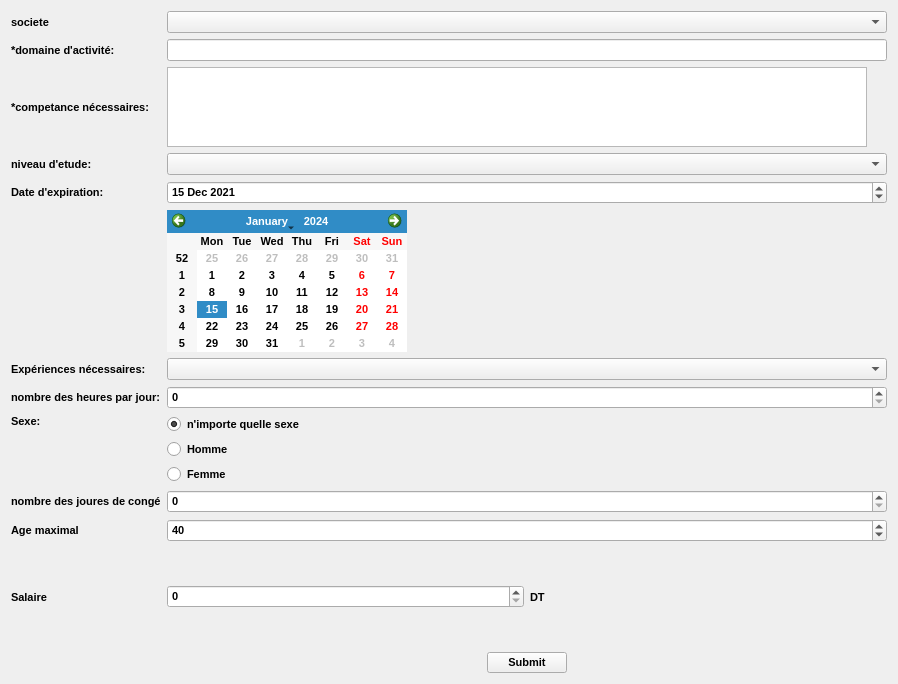
         <widget class="QWidget" name="scrollAreaWidgetContents_4">
          <property name="geometry">
           <rect>
            <x>0</x>
            <y>0</y>
            <width>898</width>
            <height>684</height>
           </rect>
          </property>
          <layout class="QHBoxLayout" name="horizontalLayout_5">
           <item>
            <layout class="QGridLayout" name="gridLayout_2">
             <item row="5" column="0">
              <widget class="QLabel" name="label_3">
               <property name="font">
                <font>
                 <family>MS Shell Dlg 2</family>
                 <pointsize>8</pointsize>
                 <weight>75</weight>
                 <bold>true</bold>
                </font>
               </property>
               <property name="mouseTracking">
                <bool>true</bool>
               </property>
               <property name="text">
                <string>Date d'expiration:</string>
               </property>
              </widget>
             </item>
             <item row="11" column="0">
              <widget class="QLabel" name="o_label_8">
               <property name="font">
                <font>
                 <family>MS Shell Dlg 2</family>
                 <pointsize>8</pointsize>
                 <weight>75</weight>
                 <bold>true</bold>
                </font>
               </property>
               <property name="mouseTracking">
                <bool>true</bool>
               </property>
               <property name="text">
                <string>Age maximal</string>
               </property>
              </widget>
             </item>
             <item row="10" column="1">
              <widget class="QSpinBox" name="o_spinBox">
               <property name="font">
                <font>
                 <family>MS Shell Dlg 2</family>
                 <pointsize>8</pointsize>
                 <weight>75</weight>
                 <bold>true</bold>
                </font>
               </property>
               <property name="mouseTracking">
                <bool>true</bool>
               </property>
              </widget>
             </item>
             <item row="7" column="0">
              <widget class="QLabel" name="o_label_5">
               <property name="font">
                <font>
                 <family>MS Shell Dlg 2</family>
                 <pointsize>8</pointsize>
                 <weight>75</weight>
                 <bold>true</bold>
                </font>
               </property>
               <property name="mouseTracking">
                <bool>true</bool>
               </property>
               <property name="text">
                <string>Expériences nécessaires:</string>
               </property>
              </widget>
             </item>
             <item row="6" column="1">
              <widget class="QCalendarWidget" name="o_calendarWidget">
               <property name="sizePolicy">
                <sizepolicy hsizetype="Fixed" vsizetype="Fixed">
                 <horstretch>0</horstretch>
                 <verstretch>0</verstretch>
                </sizepolicy>
               </property>
               <property name="font">
                <font>
                 <family>MS Shell Dlg 2</family>
                 <pointsize>8</pointsize>
                 <weight>75</weight>
                 <bold>true</bold>
                </font>
               </property>
               <property name="mouseTracking">
                <bool>true</bool>
               </property>
              </widget>
             </item>
             <item row="9" column="0" alignment="Qt::AlignTop">
              <widget class="QLabel" name="o_label_7">
               <property name="font">
                <font>
                 <family>MS Shell Dlg 2</family>
                 <pointsize>8</pointsize>
                 <weight>75</weight>
                 <bold>true</bold>
                </font>
               </property>
               <property name="mouseTracking">
                <bool>true</bool>
               </property>
               <property name="text">
                <string>Sexe:</string>
               </property>
              </widget>
             </item>
             <item row="5" column="1">
              <widget class="QDateEdit" name="dat">
               <property name="font">
                <font>
                 <family>MS Shell Dlg 2</family>
                 <pointsize>8</pointsize>
                 <weight>75</weight>
                 <bold>true</bold>
                </font>
               </property>
               <property name="mouseTracking">
                <bool>true</bool>
               </property>
               <property name="dateTime">
                <datetime>
                 <hour>0</hour>
                 <minute>0</minute>
                 <second>0</second>
                 <year>2021</year>
                 <month>12</month>
                 <day>15</day>
                </datetime>
               </property>
               <property name="date">
                <date>
                 <year>2021</year>
                 <month>12</month>
                 <day>15</day>
                </date>
               </property>
              </widget>
             </item>
             <item row="4" column="0">
              <widget class="QLabel" name="label_4">
               <property name="font">
                <font>
                 <family>MS Shell Dlg 2</family>
                 <pointsize>8</pointsize>
                 <weight>75</weight>
                 <bold>true</bold>
                </font>
               </property>
               <property name="mouseTracking">
                <bool>true</bool>
               </property>
               <property name="text">
                <string>niveau d'etude:</string>
               </property>
              </widget>
             </item>
             <item row="1" column="0">
              <widget class="QLabel" name="o_label">
               <property name="font">
                <font>
                 <family>MS Shell Dlg 2</family>
                 <pointsize>8</pointsize>
                 <weight>75</weight>
                 <bold>true</bold>
                </font>
               </property>
               <property name="mouseTracking">
                <bool>true</bool>
               </property>
               <property name="text">
                <string>*domaine d'activité:</string>
               </property>
              </widget>
             </item>
             <item row="14" column="0">
              <widget class="QLabel" name="o_label_9">
               <property name="font">
                <font>
                 <family>MS Shell Dlg 2</family>
                 <pointsize>8</pointsize>
                 <weight>75</weight>
                 <bold>true</bold>
                </font>
               </property>
               <property name="mouseTracking">
                <bool>true</bool>
               </property>
               <property name="text">
                <string>Salaire</string>
               </property>
              </widget>
             </item>
             <item row="15" column="1">
              <layout class="QHBoxLayout" name="horizontalLayout_7">
               <item>
                <spacer name="horizontalSpacer_3">
                 <property name="font">
                  <font>
                   <family>MS Shell Dlg 2</family>
                   <pointsize>8</pointsize>
                   <weight>75</weight>
                   <bold>true</bold>
                  </font>
                 </property>
                 <property name="mouseTracking">
                  <bool>true</bool>
                 </property>
                 <property name="orientation">
                  <enum>Qt::Horizontal</enum>
                 </property>
                 <property name="sizeHint" stdset="0">
                  <size>
                   <width>40</width>
                   <height>20</height>
                  </size>
                 </property>
                </spacer>
               </item>
               <item>
                <widget class="QPushButton" name="submit">
                 <property name="font">
                  <font>
                   <family>MS Shell Dlg 2</family>
                   <pointsize>8</pointsize>
                   <weight>75</weight>
                   <bold>true</bold>
                  </font>
                 </property>
                 <property name="mouseTracking">
                  <bool>true</bool>
                 </property>
                 <property name="text">
                  <string>Submit</string>
                 </property>
                </widget>
               </item>
               <item>
                <spacer name="horizontalSpacer">
                 <property name="font">
                  <font>
                   <family>MS Shell Dlg 2</family>
                   <pointsize>8</pointsize>
                   <weight>75</weight>
                   <bold>true</bold>
                  </font>
                 </property>
                 <property name="mouseTracking">
                  <bool>true</bool>
                 </property>
                 <property name="orientation">
                  <enum>Qt::Horizontal</enum>
                 </property>
                 <property name="sizeHint" stdset="0">
                  <size>
                   <width>40</width>
                   <height>20</height>
                  </size>
                 </property>
                </spacer>
               </item>
              </layout>
             </item>
             <item row="8" column="1">
              <widget class="QSpinBox" name="njconge">
               <property name="font">
                <font>
                 <family>MS Shell Dlg 2</family>
                 <pointsize>8</pointsize>
                 <weight>75</weight>
                 <bold>true</bold>
                </font>
               </property>
               <property name="cursor">
                <cursorShape>IBeamCursor</cursorShape>
               </property>
               <property name="mouseTracking">
                <bool>true</bool>
               </property>
               <property name="maximum">
                <number>23</number>
               </property>
              </widget>
             </item>
             <item row="10" column="0">
              <widget class="QLabel" name="o_label_38">
               <property name="font">
                <font>
                 <family>MS Shell Dlg 2</family>
                 <pointsize>8</pointsize>
                 <weight>75</weight>
                 <bold>true</bold>
                </font>
               </property>
               <property name="mouseTracking">
                <bool>true</bool>
               </property>
               <property name="text">
                <string>nombre des joures de congé</string>
               </property>
              </widget>
             </item>
             <item row="11" column="1">
              <widget class="QSpinBox" name="age">
               <property name="font">
                <font>
                 <family>MS Shell Dlg 2</family>
                 <pointsize>8</pointsize>
                 <weight>75</weight>
                 <bold>true</bold>
                </font>
               </property>
               <property name="mouseTracking">
                <bool>true</bool>
               </property>
               <property name="value">
                <number>40</number>
               </property>
              </widget>
             </item>
             <item row="1" column="1">
              <widget class="QLineEdit" name="domaine">
               <property name="font">
                <font>
                 <family>MS Shell Dlg 2</family>
                 <pointsize>8</pointsize>
                 <weight>75</weight>
                 <bold>true</bold>
                </font>
               </property>
               <property name="mouseTracking">
                <bool>true</bool>
               </property>
              </widget>
             </item>
             <item row="8" column="0">
              <widget class="QLabel" name="o_label_6">
               <property name="font">
                <font>
                 <family>MS Shell Dlg 2</family>
                 <pointsize>8</pointsize>
                 <weight>75</weight>
                 <bold>true</bold>
                </font>
               </property>
               <property name="mouseTracking">
                <bool>true</bool>
               </property>
               <property name="text">
                <string>nombre des heures par jour:</string>
               </property>
              </widget>
             </item>
             <item row="7" column="1">
              <widget class="QComboBox" name="experience">
               <property name="font">
                <font>
                 <family>MS Shell Dlg 2</family>
                 <pointsize>8</pointsize>
                 <weight>75</weight>
                 <bold>true</bold>
                </font>
               </property>
               <property name="mouseTracking">
                <bool>true</bool>
               </property>
              </widget>
             </item>
             <item row="4" column="1">
              <widget class="QComboBox" name="niveau">
               <property name="font">
                <font>
                 <family>MS Shell Dlg 2</family>
                 <pointsize>8</pointsize>
                 <weight>75</weight>
                 <bold>true</bold>
                </font>
               </property>
               <property name="mouseTracking">
                <bool>true</bool>
               </property>
              </widget>
             </item>
             <item row="2" column="0">
              <widget class="QLabel" name="o_label_2">
               <property name="font">
                <font>
                 <family>MS Shell Dlg 2</family>
                 <pointsize>8</pointsize>
                 <weight>75</weight>
                 <bold>true</bold>
                </font>
               </property>
               <property name="mouseTracking">
                <bool>true</bool>
               </property>
               <property name="text">
                <string>*competance nécessaires:</string>
               </property>
              </widget>
             </item>
             <item row="9" column="1">
              <layout class="QVBoxLayout" name="verticalLayout">
               <item>
                <widget class="QRadioButton" name="o_radioButton">
                 <property name="enabled">
                  <bool>true</bool>
                 </property>
                 <property name="font">
                  <font>
                   <family>MS Shell Dlg 2</family>
                   <pointsize>8</pointsize>
                   <weight>75</weight>
                   <bold>true</bold>
                  </font>
                 </property>
                 <property name="mouseTracking">
                  <bool>true</bool>
                 </property>
                 <property name="text">
                  <string>n'importe quelle sexe</string>
                 </property>
                 <property name="checked">
                  <bool>true</bool>
                 </property>
                </widget>
               </item>
               <item>
                <widget class="QRadioButton" name="o_radioButton_3">
                 <property name="font">
                  <font>
                   <family>MS Shell Dlg 2</family>
                   <pointsize>8</pointsize>
                   <weight>75</weight>
                   <bold>true</bold>
                  </font>
                 </property>
                 <property name="mouseTracking">
                  <bool>true</bool>
                 </property>
                 <property name="text">
                  <string>Homme</string>
                 </property>
                </widget>
               </item>
               <item>
                <widget class="QRadioButton" name="o_radioButton_2">
                 <property name="font">
                  <font>
                   <family>MS Shell Dlg 2</family>
                   <pointsize>8</pointsize>
                   <weight>75</weight>
                   <bold>true</bold>
                  </font>
                 </property>
                 <property name="mouseTracking">
                  <bool>true</bool>
                 </property>
                 <property name="text">
                  <string>Femme</string>
                 </property>
                </widget>
               </item>
              </layout>
             </item>
             <item row="2" column="1">
              <widget class="QPlainTextEdit" name="competance">
               <property name="maximumSize">
                <size>
                 <width>700</width>
                 <height>80</height>
                </size>
               </property>
               <property name="font">
                <font>
                 <family>MS Shell Dlg 2</family>
                 <pointsize>8</pointsize>
                 <weight>75</weight>
                 <bold>true</bold>
                </font>
               </property>
               <property name="cursor" stdset="0">
                <cursorShape>IBeamCursor</cursorShape>
               </property>
               <property name="mouseTracking">
                <bool>true</bool>
               </property>
               <property name="lineWrapMode">
                <enum>QPlainTextEdit::WidgetWidth</enum>
               </property>
              </widget>
             </item>
             <item row="14" column="1">
              <layout class="QHBoxLayout" name="horizontalLayout">
               <item>
                <widget class="QSpinBox" name="salaire">
                 <property name="font">
                  <font>
                   <family>MS Shell Dlg 2</family>
                   <pointsize>8</pointsize>
                   <weight>75</weight>
                   <bold>true</bold>
                  </font>
                 </property>
                 <property name="mouseTracking">
                  <bool>true</bool>
                 </property>
                 <property name="minimum">
                  <number>0</number>
                 </property>
                 <property name="maximum">
                  <number>99999999</number>
                 </property>
                 <property name="value">
                  <number>0</number>
                 </property>
                </widget>
               </item>
               <item>
                <widget class="QLabel" name="o_label_10">
                 <property name="font">
                  <font>
                   <family>MS Shell Dlg 2</family>
                   <pointsize>8</pointsize>
                   <weight>75</weight>
                   <bold>true</bold>
                  </font>
                 </property>
                 <property name="mouseTracking">
                  <bool>true</bool>
                 </property>
                 <property name="text">
                  <string>DT</string>
                 </property>
                </widget>
               </item>
              </layout>
             </item>
             <item row="0" column="1">
              <widget class="QComboBox" name="o_comboBox_2">
               <property name="font">
                <font>
                 <family>MS Shell Dlg 2</family>
                 <pointsize>8</pointsize>
                 <weight>75</weight>
                 <bold>true</bold>
                </font>
               </property>
               <property name="mouseTracking">
                <bool>true</bool>
               </property>
              </widget>
             </item>
             <item row="0" column="0">
              <widget class="QLabel" name="o_label_24">
               <property name="font">
                <font>
                 <family>MS Shell Dlg 2</family>
                 <pointsize>8</pointsize>
                 <weight>75</weight>
                 <bold>true</bold>
                </font>
               </property>
               <property name="mouseTracking">
                <bool>true</bool>
               </property>
               <property name="text">
                <string>societe</string>
               </property>
              </widget>
             </item>
            </layout>
           </item>
          </layout>
         </widget>
